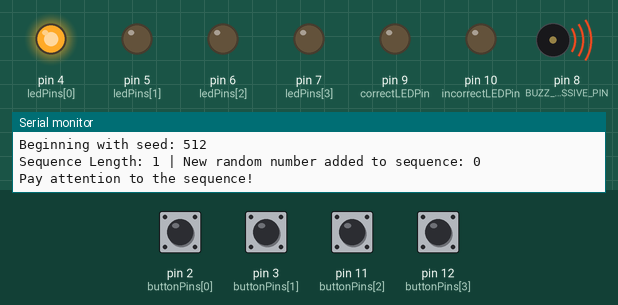
This program was run on a simulated Arduino Uno, built with avr-gcc and run on an emulated ATmega328P. Parts: output pins drawn as LEDs (lit = HIGH), buzzer (waves = sounding), the last lines printed to the serial monitor. Dashed ring = blinking. Inputs (shaded band) come from the test bench; at power-on: pin 2 (buttonPins[0]), pin 3 (buttonPins[1]), pin 11 (buttonPins[2]), pin 12 (buttonPins[3]) HIGH. Random numbers use the default seed unless the program sets one.

Above: at 1.2 s.
1.3 s: pin 2 (buttonPins[0]) pulsed LOW 5 times (0.12 s each, 0.3 s apart)
At 5.6 s:
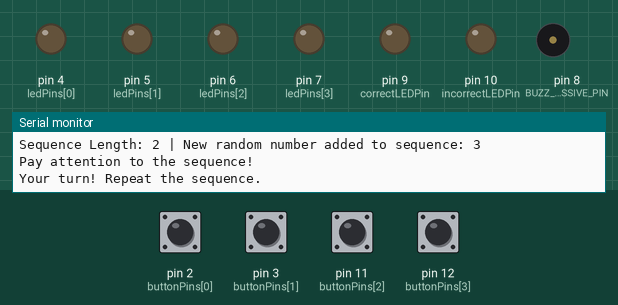
5.8 s: pin 3 (buttonPins[1]) pulled LOW for 0.15 s
At 7.0 s:
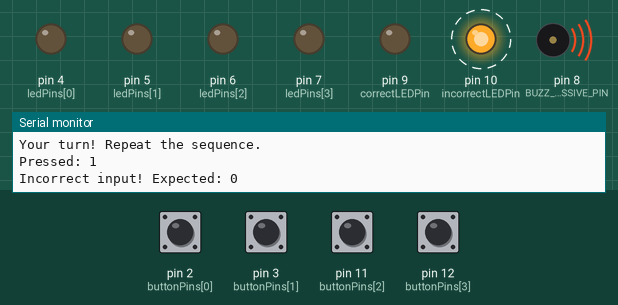
11.1 s: pin 11 (buttonPins[2]) pulled LOW for 0.15 s
At 11.5 s:
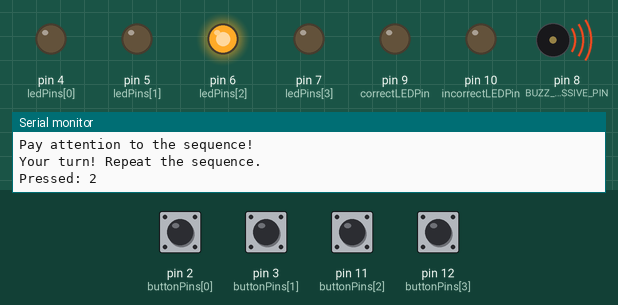
Timing chart, 0 to 15.7 s (numbered marks = the images above; inputs shaded):
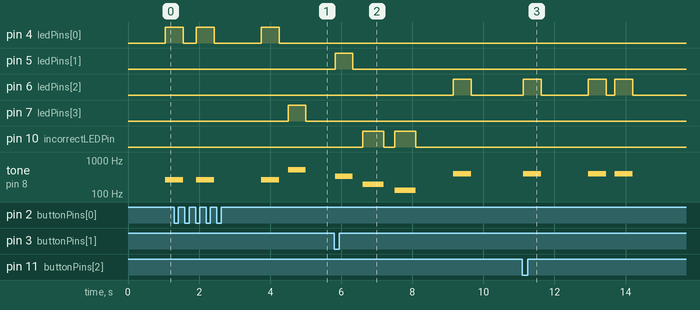

Measured:
- after the input at 1.3 s, pin 7 (ledPins[3]): LOW → HIGH after 3.2 s, → LOW 0.50 s later
- after the input at 5.8 s, pin 5 (ledPins[1]): LOW → HIGH at once, → LOW 0.50 s later; pin 6 (ledPins[2]): LOW → HIGH after 3.4 s, → LOW 0.50 s later
- after the input at 11.1 s, pin 6 (ledPins[2]): goes HIGH 0.50 s, LOW 1.3 s, HIGH 0.50 s, LOW 0.25 s, HIGH 0.50 s, then LOW, starting at once; tone on pin 8 (BUZZ_PASSIVE_PIN): goes 392 Hz 0.50 s, silent 1.3 s, 392 Hz 0.50 s, silent 0.25 s, 392 Hz 0.50 s, then silent, starting at once
- by itself, tone on pin 8 (BUZZ_PASSIVE_PIN): plays 262 Hz for 0.50 s, 262 Hz for 0.50 s, 523 Hz for 0.50 s

The program:

main.cpp
```cpp
#include <Arduino.h>
#include "pitches.h"

#define BUZZ_PASSIVE_PIN 8 // Pin connected to the passive buzzer

const int greenNumber = 0;      // int representing the green LED
const int redNumber = 1;        // int representing the red LED
const int yellowNumber = 2;     // int representing the yellow LED
const int blueNumber = 3;       // int representing the blue LED
const int correctLEDPin = 9;    // Pin connected to the LED indicating a correct sequence
const int incorrectLEDPin = 10; // Pin connected to the LED indicating an incorrect sequence

const int listOfRandomNumbersSize = 20;            // int representing the size of the array to store random numbers (max length of game)
const int rangeRandom = 4;                        // int representing the range of random numbers (0 to 3)
int randNumber;                                   // int representing the current random number
int listOfRandomNumbers[listOfRandomNumbersSize]; // array to store the sequence of random numbers
int temp;                                         // temporary variable for storing intermediate values

const int ledPins[rangeRandom] = {4, 5, 6, 7};                          // Array storing the LED pins for each color
const int ledNotes[rangeRandom] = {NOTE_C4, NOTE_E4, NOTE_G4, NOTE_C5}; // Array storing the notes corresponding to each LED color
const int buttonPins[rangeRandom] = {2, 3, 11, 12};                     // Array storing the button pins for each color

int sequenceLength = 1;      // int representing the current length of the sequence
const int debounceTime = 25; // Debounce time for button presses in milliseconds

const int ledOnTime = 500;           // LED stays on for 500 milliseconds
const int ledOffTime = 250;          // Pause between flashes
const int buzzerOnTime = 150;        // Duration to keep the buzzer on for correct sequence
const int buzzerIncorrectTime = 300; // Duration to keep the buzzer on for incorrect sequence

void correctSequence()
{
  digitalWrite(correctLEDPin, HIGH);  // Turn on the correct sequence LED
  digitalWrite(incorrectLEDPin, LOW); // Turn off the incorrect sequence LED

  tone(BUZZ_PASSIVE_PIN, NOTE_C5); // Play first tone on the passive buzzer
  delay(buzzerOnTime);             // Keep the tone on for the specified time

  tone(BUZZ_PASSIVE_PIN, NOTE_E5); // Play another tone on the passive buzzer
  delay(buzzerOnTime);             // Wait for the specified buzzer on time before continuing

  tone(BUZZ_PASSIVE_PIN, NOTE_G5); // Play highest pitch tone on the passive buzzer
  delay(buzzerOnTime * 2);         // Wait for the specified buzzer on time
  noTone(BUZZ_PASSIVE_PIN);        // Stop the sound on the passive buzzer

  digitalWrite(correctLEDPin, LOW); // Turn off the correct sequence LED
}

void incorrectSequence()
{
  digitalWrite(correctLEDPin, LOW);    // Turn off the correct sequence LED
  digitalWrite(incorrectLEDPin, HIGH); // Turn on the incorrect sequence LED

  tone(BUZZ_PASSIVE_PIN, NOTE_G3); // Play a tone on the passive buzzer
  delay(buzzerIncorrectTime * 2);  // Keep the tone on for the specified time

  digitalWrite(incorrectLEDPin, LOW); // Turn off the incorrect sequence LED before playing the next tone
  noTone(BUZZ_PASSIVE_PIN);           // Stop the sound on the passive buzzer before the next tone
  delay(buzzerIncorrectTime);         // Wait for the specified buzzer on time before continuing

  digitalWrite(incorrectLEDPin, HIGH); // Turn on the incorrect sequence LED before stopping the tone
  tone(BUZZ_PASSIVE_PIN, NOTE_C3);     // Play another tone on the passive buzzer
  delay(buzzerIncorrectTime * 2);      // Keep the tone on for the specified time before stopping it

  noTone(BUZZ_PASSIVE_PIN); // Stop the sound on the passive buzzer

  digitalWrite(incorrectLEDPin, LOW); // Turn off the incorrect sequence LED
}

void playColor(int colorNumber) // Function to play the LED and corresponding sound for a given color number
{
  digitalWrite(ledPins[colorNumber], HIGH);      // Turn on the LED corresponding to the color number
  tone(BUZZ_PASSIVE_PIN, ledNotes[colorNumber]); // Play the corresponding note on the passive buzzer
  delay(ledOnTime);                              // Wait for the specified on time before turning off the LED
  digitalWrite(ledPins[colorNumber], LOW);       // Turn off the LED corresponding to the color number
  noTone(BUZZ_PASSIVE_PIN);                      // Stop the sound on the passive buzzer
  delay(ledOffTime);                             // Wait for the specified off time before continuing
}

void waitForButtonRelease() // Function to wait for a button press with debounce
{
  bool allButtonsReleased;            // Variable to track if the button has been released
  unsigned long startTime = millis(); // Record the start time for the debounce check

  while (millis() - startTime < debounceTime)
  {
    allButtonsReleased = true; // Assume all buttons are released initially
    for (int i = 0; i < rangeRandom; i++)
    {
      if (digitalRead(buttonPins[i]) == LOW) // Check if any button is still pressed
      {
        allButtonsReleased = false; // If a button is pressed, set the flag to false
      }
    }

    if (!allButtonsReleased) // If any button is still pressed, reset the debounce timer
    {
      startTime = millis(); // Reset the start time if any button is still pressed
    }
  }
}

int readButton() // Function to read the state of a button with debounce
{
  while (true) // Loop indefinitely until a button press is detected
  {
    for (int i = 0; i < rangeRandom; i++) // Loop through each button pin to check if it is pressed
    {
      if (digitalRead(buttonPins[i]) == LOW) // Check if the button is pressed
      {
        delay(debounceTime);                   // Wait for the debounce time before checking again
        if (digitalRead(buttonPins[i]) == LOW) // Confirm the button is still pressed after debounce time
        {
          return i; // Return the index of the button that was pressed
        }
      }
    }
  }
}

void setup()
{                                                         // put your setup code here, to run once:
  Serial.begin(9600);                                     // initialize serial communication
  int seed = analogRead(A0);                              // Read an analog value from pin A0 to use as the random seed
  Serial.println("Beginning with seed: " + String(seed)); // print the seed value
  randomSeed(seed);                                       // initialize random seed
  for (int i = 0; i < rangeRandom; i++)                   // Loop through each LED pin and initialize
  {
    pinMode(ledPins[i], OUTPUT);          // Set each LED pin as an output
    digitalWrite(ledPins[i], LOW);        // Ensure each LED is initially off
    pinMode(buttonPins[i], INPUT_PULLUP); // Set each button pin as an input with internal pull-up resistor
  }
  pinMode(correctLEDPin, OUTPUT);     // Set the correct LED pin as an output
  pinMode(incorrectLEDPin, OUTPUT);   // Set the incorrect LED pin as an output
  digitalWrite(correctLEDPin, LOW);   // Ensure the correct LED is initially off
  digitalWrite(incorrectLEDPin, LOW); // Ensure the incorrect LED is initially off

  pinMode(BUZZ_PASSIVE_PIN, OUTPUT); // Set the passive buzzer pin as an output
}

void loop()
{
  waitForButtonRelease(); // Wait for the user to press a button before continuing the loop
  delay(1000);            // Small delay to debounce the button release

  listOfRandomNumbers[sequenceLength - 1] = random(rangeRandom); // Call the random function to generate a new number for the sequence

  Serial.println("Sequence Length: " + String(sequenceLength) + " | New random number added to sequence: " + String(listOfRandomNumbers[sequenceLength - 1])); // Print the updated sequence information
  Serial.print("Pay attention to the sequence!");

  for (int i = 0; i < sequenceLength; i++) // Loop through the sequence and display each LED
  {
    playColor(listOfRandomNumbers[i]); // Play the color corresponding to the current sequence element
  }

  waitForButtonRelease();                            // Wait for the user to release the button before continuing
  Serial.println();                                  // Print a blank line for better readability
  Serial.println("Your turn! Repeat the sequence."); // Prompt the user to repeat the sequence

  for (int i = 0; i < sequenceLength; i++) // Loop through the sequence and get user input for each LED
  {
    int userInput = readButton();                    // Wait for the user to press a button and get the corresponding LED index
    Serial.println("Pressed: " + String(userInput)); // Print the user input for debugging purposes

    playColor(userInput);                    // Play the color corresponding to the user's input
    waitForButtonRelease();                  // Wait for the user to release the button before continuing
    if (userInput != listOfRandomNumbers[i]) // Check if the user input matches the sequence
    {
      Serial.println("Incorrect input! Expected: " + String(listOfRandomNumbers[i])); // Print the expected input for debugging purposes
      incorrectSequence();                                                            // Call the function to indicate an incorrect sequence
      sequenceLength = 1;                                                             // Reset the sequence length to start over
      return;                                                                         // Exit the loop and start over
    }
  }

  if (sequenceLength == listOfRandomNumbersSize) // Check if the user has successfully completed the entire sequence
  {
    Serial.println("Correct sequence! You completed all " + String(listOfRandomNumbersSize) + " steps."); // Print a message indicating the correct sequence for debugging purposes
    correctSequence();                                                                                    // Call the function to indicate a correct sequence
    sequenceLength = 1;                                                                                   // Increase the sequence length for the next round
  }
  else
  {
    sequenceLength++; // Increase the sequence length for the next round
  }
}
```

pitches.h
```cpp
// Public Functions: Note frequencies for the Arduino tone() function

#define NOTE_B0  31
#define NOTE_C1  33
#define NOTE_CS1 35
#define NOTE_D1  37
#define NOTE_DS1 39
#define NOTE_E1  41
#define NOTE_F1  44
#define NOTE_FS1 46
#define NOTE_G1  49
#define NOTE_GS1 52
#define NOTE_A1  55
#define NOTE_AS1 58
#define NOTE_B1  62
#define NOTE_C2  65
#define NOTE_CS2 69
#define NOTE_D2  73
#define NOTE_DS2 78
#define NOTE_E2  82
#define NOTE_F2  87
#define NOTE_FS2 93
#define NOTE_G2  98
#define NOTE_GS2 104
#define NOTE_A2  110
#define NOTE_AS2 117
#define NOTE_B2  123
#define NOTE_C3  131
#define NOTE_CS3 139
#define NOTE_D3  147
#define NOTE_DS3 156
#define NOTE_E3  165
#define NOTE_F3  175
#define NOTE_FS3 185
#define NOTE_G3  196
#define NOTE_GS3 208
#define NOTE_A3  220
#define NOTE_AS3 233
#define NOTE_B3  247
#define NOTE_C4  262
#define NOTE_CS4 277
#define NOTE_D4  294
#define NOTE_DS4 311
#define NOTE_E4  330
#define NOTE_F4  349
#define NOTE_FS4 370
#define NOTE_G4  392
#define NOTE_GS4 415
#define NOTE_A4  440
#define NOTE_AS4 466
#define NOTE_B4  494
#define NOTE_C5  523
#define NOTE_CS5 554
#define NOTE_D5  587
#define NOTE_DS5 622
#define NOTE_E5  659
#define NOTE_F5  698
#define NOTE_FS5 740
#define NOTE_G5  784
#define NOTE_GS5 831
#define NOTE_A5  880
#define NOTE_AS5 932
#define NOTE_B5  988
#define NOTE_C6  1047
#define NOTE_CS6 1109
#define NOTE_D6  1175
#define NOTE_DS6 1245
#define NOTE_E6  1319
#define NOTE_F6  1397
#define NOTE_FS6 1480
#define NOTE_G6  1568
#define NOTE_GS6 1661
#define NOTE_A6  1760
#define NOTE_AS6 1865
#define NOTE_B6  1976
#define NOTE_C7  2093
#define NOTE_CS7 2217
#define NOTE_D7  2349
#define NOTE_DS7 2489
#define NOTE_E7  2637
#define NOTE_F7  2794
#define NOTE_FS7 2960
#define NOTE_G7  3136
#define NOTE_GS7 3322
#define NOTE_A7  3520
#define NOTE_AS7 3729
#define NOTE_B7  3951
```
